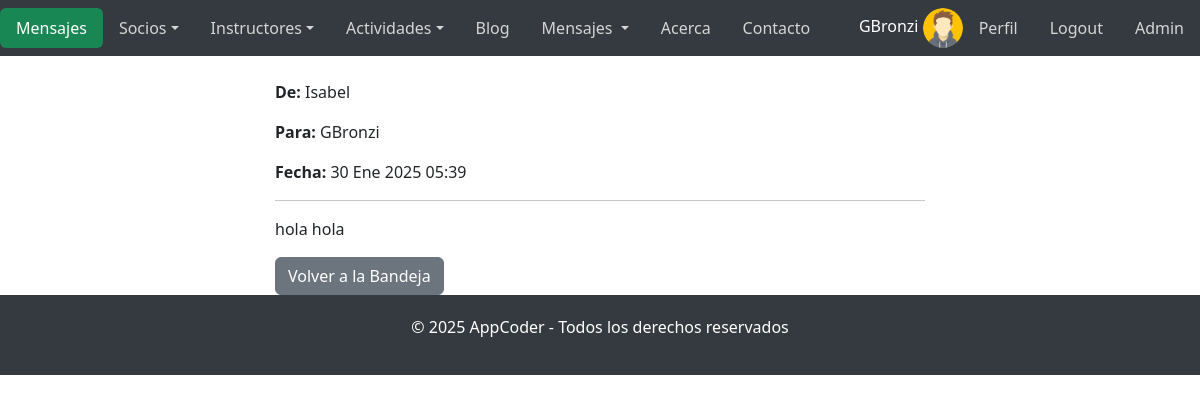
/messages/message/4/ (signed in), run on the app's committed database.
### AppAccounts/models.py (models this page shows, shortened)
class Profile(models.Model):
    user = models.OneToOneField(User, on_delete=models.CASCADE)
    avatar = models.ImageField(upload_to='avatars/', null=True, blank=True, default='avatars/avataruser.png')
    bio = RichTextField(blank=True, null=True)
    birthday = models.DateField(blank=True, null=True)
    address = models.CharField(max_length=255, blank=True, null=True)
    phone = models.CharField(max_length=20, blank=True, null=True)

### AppMessages/models.py (models this page shows, shortened)
class Message(models.Model):
    sender = models.ForeignKey(User, related_name='sent_messages', on_delete=models.CASCADE) # Remitente del mensaje (Usuario que envía)
    receiver = models.ForeignKey(User, related_name='received_messages', on_delete=models.CASCADE) # Destinatario del mensaje (Usuario que recibe)
    content = models.TextField() # Contenido del mensaje
    timestamp = models.DateTimeField(auto_now_add=True) # Fecha y hora de envío (se asigna automáticamente al crear el mensaje)
    is_read = models.BooleanField(default=False) # Estado de lectura del mensaje (False por defecto)
    class Meta:
        ordering = ['-timestamp']  # Ordenar los mensajes más recientes primero

### AppMessages/views.py (the view)
# urls.py: path('message/<int:message_id>/', MessageDetailView, name='message_detail'),
@login_required
def MessageDetailView(request, message_id):
    message = get_object_or_404(Message, id=message_id)
    if not message.is_read and message.receiver == request.user:
        message.is_read = True
        message.save()
    return render(request, 'AppMessages/message_detail.html', {'message': message})

### AppMessages/templates/AppMessages/message_detail.html (shortened to what this page needs)
{% extends 'base.html' %}
{% load static %}
{% block cuerpo %}
<div class="container mt-4">
    <p><strong>De:</strong> {{ message.sender.username }}</p>
    <p><strong>Para:</strong> {{ message.receiver.username }}</p>
    <p><strong>Fecha:</strong> {{ message.timestamp|date:"d M Y H:i" }}</p>
    <hr>
    <p>{{ message.content }}</p>
    <a href="{% url 'AppMessages:inbox' %}" class="btn btn-secondary">Volver a la Bandeja</a>
</div>
{% endblock %}

### templates/base.html (shortened to what this page needs)
<!DOCTYPE html>
<html lang="es">
<head>
    <link href="https://cdn.jsdelivr.net/npm/bootstrap@5.3.0-alpha3/dist/css/bootstrap.min.css" rel="stylesheet">
    {% load static %}
    <link rel="stylesheet" href="{% static 'css/styles.css' %}">
</head>
<body>
    <nav class="navbar navbar-expand-lg navbar-dark" style="background-color: #343a40;">
        <div id="navbarNav">
            <ul class="nav nav-pills">
                <li class="nav-item">
                    <a class="nav-link active bg-success {% if request.resolver_match.url_name == 'index' %}{% endif %}" aria-current="page" href="{% url 'index' %}">
                        {% if request.resolver_match.url_name in 'index,acerca,contacto' %}
                        AppCoder
                        {% elif request.resolver_match.url_name in 'lista_socios,cargar_socio' %}
                        Socios
                        {% elif request.resolver_match.url_name in 'lista_instructores,cargar_instructor' %}
                        Instructores
                        {% elif request.resolver_match.url_name in 'cargar_actividad,lista_actividades' %}
                        Actividad
                        {% elif request.resolver_match.url_name in 'list,create,detail,update,delete' %}
                        Blog
                        {% elif request.resolver_match.url_name in 'inbox,message_detail,send_message' %}
                        Mensajes
                        {% elif request.resolver_match.url_name in 'login,edit_profile,change_password,profile,signup,register' %}
                        Usuario
                        {% else %}
                        App{{ request.resolver_match.url_name|capfirst }}
                        {% endif %}
                    </a>
                </li>
                <li class="nav-item dropdown">
                    <a class="nav-link dropdown-toggle" data-bs-toggle="dropdown" href="#" role="button" aria-expanded="false" style="color: #d6d6d6;">Socios</a>
                </li>
                <li class="nav-item dropdown">
                    <a class="nav-link dropdown-toggle" data-bs-toggle="dropdown" href="#" role="button" aria-expanded="false" style="color: #d6d6d6;">Instructores</a>
                </li>
                <li class="nav-item dropdown">
                    <a class="nav-link dropdown-toggle" data-bs-toggle="dropdown" href="#" role="button" aria-expanded="false" style="color: #d6d6d6;">Actividades</a>
                </li>
                <li class="nav-item">
                    <a class="nav-link" href="{% url 'AppBlog:list' %}" style="color: #d6d6d6;">Blog</a>
                </li>
                <li class="nav-item dropdown">
                    <a class="nav-link dropdown-toggle" data-bs-toggle="dropdown" href="#" role="button" aria-expanded="false" style="color: #d6d6d6;">
                    Mensajes {% if unread_count > 0 %}<span class="badge">{{ unread_count }}</span>{% endif %}
                    </a>
                </li>
                <li class="nav-item">
                    <a class="nav-link" href="{% url 'acerca' %}" style="color: #d6d6d6;">Acerca</a>
                </li>
                <li class="nav-item">
                    <a class="nav-link" href="{% url 'contacto' %}" style="color: #d6d6d6;">Contacto</a>
                </li>
            </ul>
        </div>
        <div class="ms-auto">
            <ul class="nav nav-pills">
                <li class="nav-item">
                    {% if user.is_authenticated %}
                    <span class="text-white">{{ user.username }}</span>
                    <img class="img-login" src="{{ user.profile.avatar.url|default:'/media/avatars/avataruser.png' }}" alt="Avatar">
                    <li><a class="nav-link" href="{% url 'AppAccounts:profile' %}" style="color: #d6d6d6;">Perfil</a></li>
                    <li><a class="nav-link" href="{% url 'AppAccounts:logout' %}" style="color: #d6d6d6;">Logout</a></li>
                    {% if user.is_staff %}
                    <li><a class="nav-link" href='/superadmin/' style="color: #d6d6d6;">Admin</a></li>
                    {% endif %}
                {% else %}
                    <li><a class="nav-link" href="{% url 'AppAccounts:login' %}" style="color: #d6d6d6;">Login</a></li>
                    <li><a class="nav-link" href="{% url 'AppAccounts:register' %}" style="color: #d6d6d6;">Signup</a></li>
                {% endif %}
                </li>
            </ul>
        </div>
    </nav>
    {% block cuerpo %}{% endblock %}
    <footer class="footer">
        <p>&copy; 2025 AppCoder - Todos los derechos reservados</p>
    </footer>
</body>
</html>

### static/css/styles.css (style rules this page uses)
:root, [data-bs-theme=light] { --bs-blue: #0d6efd; --bs-indigo: #6610f2; --bs-purple: #6f42c1; --bs-pink: #d63384; --bs-red: #dc3545; --bs-orange: #fd7e14; --bs-yellow: #ffc107; --bs-green: #198754; --bs-teal: #20c997; --bs-cyan: #0dcaf0; --bs-black: #000; --bs-white: #fff; --bs-gray: #6c757d; --bs-gray-dark: #343a40; --bs-gray-100: #f8f9fa; --bs-gray-200: #e9ecef; --bs-gray-300: #dee2e6; --bs-gray-400: #ced4da; --bs-gray-500: #adb5bd; --bs-gray-600: #6c757d; --bs-gray-700: #495057; --bs-gray-800: #343a40; --bs-gray-900: #212529; --bs-primary: #0d6efd; --bs-secondary: #6c757d; --bs-success: #198754; --bs-info: #0dcaf0; --bs-warning: #ffc107; --bs-danger: #dc3545; --bs-light: #f8f9fa; --bs-dark: #212529; --bs-primary-rgb: 13, 110, 253; --bs-secondary-rgb: 108, 117, 125; --bs-success-rgb: 25, 135, 84; --bs-info-rgb: 13, 202, 240; --bs-warning-rgb: 255, 193, 7; --bs-danger-rgb: 220, 53, 69; --bs-light-rgb: 248, 249, 250; --bs-dark-rgb: 33, 37, 41; --bs-primary-text-emphasis: #052c65; --bs-secondary-text-emphasis: #2b2f32; --bs-success-text-emphasis: #0a3622; --bs-info-text-emphasis: #055160; --bs-warning-text-emphasis: #664d03; --bs-danger-text-emphasis: #58151c; --bs-light-text-emphasis: #495057; --bs-dark-text-emphasis: #495057; --bs-primary-bg-subtle: #cfe2ff; --bs-secondary-bg-subtle: #e2e3e5; --bs-success-bg-subtle: #d1e7dd; --bs-info-bg-subtle: #cff4fc; --bs-warning-bg-subtle: #fff3cd; --bs-danger-bg-subtle: #f8d7da; --bs-light-bg-subtle: #fcfcfd; --bs-dark-bg-subtle: #ced4da; --bs-primary-border-subtle: #9ec5fe; --bs-secondary-border-subtle: #c4c8cb; --bs-success-border-subtle: #a3cfbb; --bs-info-border-subtle: #9eeaf9; --bs-warning-border-subtle: #ffe69c; --bs-danger-border-subtle: #f1aeb5; --bs-light-border-subtle: #e9ecef; --bs-dark-border-subtle: #adb5bd; --bs-white-rgb: 255, 255, 255; --bs-black-rgb: 0, 0, 0; --bs-font-sans-serif: system-ui, -apple-system, "Segoe UI", Roboto, "Helvetica Neue", "Noto Sans", "Liberation Sans", Arial, sans-serif, "Apple Color Emoji", "Segoe UI Emoji", "Segoe UI Symbol", "Noto Color Emoji"; --bs-font-monospace: SFMono-Regular, Menlo, Monaco, Consolas, "Liberation Mono", "Courier New", monospace; --bs-gradient: linear-gradient(180deg, rgba(255, 255, 255, 0.15), rgba(255, 255, 255, 0)); --bs-body-font-family: var(--bs-font-sans-serif); --bs-body-font-size: 1rem; --bs-body-font-weight: 400; --bs-body-line-height: 1.5; --bs-body-color: #212529; --bs-body-color-rgb: 33, 37, 41; --bs-body-bg: #fff; --bs-body-bg-rgb: 255, 255, 255; --bs-emphasis-color: #000; --bs-emphasis-color-rgb: 0, 0, 0; --bs-secondary-color: rgba(33, 37, 41, 0.75); --bs-secondary-color-rgb: 33, 37, 41; --bs-secondary-bg: #e9ecef; --bs-secondary-bg-rgb: 233, 236, 239; --bs-tertiary-color: rgba(33, 37, 41, 0.5); --bs-tertiary-color-rgb: 33, 37, 41; --bs-tertiary-bg: #f8f9fa; --bs-tertiary-bg-rgb: 248, 249, 250; --bs-heading-color: inherit; --bs-link-color: #0d6efd; --bs-link-color-rgb: 13, 110, 253; --bs-link-decoration: underline; --bs-link-hover-color: #0a58ca; --bs-link-hover-color-rgb: 10, 88, 202; --bs-code-color: #d63384; --bs-highlight-color: #212529; --bs-highlight-bg: #fff3cd; --bs-border-width: 1px; --bs-border-style: solid; --bs-border-color: #dee2e6; --bs-border-color-translucent: rgba(0, 0, 0, 0.175); --bs-border-radius: 0.375rem; --bs-border-radius-sm: 0.25rem; --bs-border-radius-lg: 0.5rem; --bs-border-radius-xl: 1rem; --bs-border-radius-xxl: 2rem; --bs-border-radius-2xl: var(--bs-border-radius-xxl); --bs-border-radius-pill: 50rem; --bs-box-shadow: 0 0.5rem 1rem rgba(0, 0, 0, 0.15); --bs-box-shadow-sm: 0 0.125rem 0.25rem rgba(0, 0, 0, 0.075); --bs-box-shadow-lg: 0 1rem 3rem rgba(0, 0, 0, 0.175); --bs-box-shadow-inset: inset 0 1px 2px rgba(0, 0, 0, 0.075); --bs-focus-ring-width: 0.25rem; --bs-focus-ring-opacity: 0.25; --bs-focus-ring-color: rgba(13, 110, 253, 0.25); --bs-form-valid-color: #198754; --bs-form-valid-border-color: #198754; --bs-form-invalid-color: #dc3545; --bs-form-invalid-border-color: #dc3545; }
.footer { background-color: #343a40; color: white; padding: 20px; text-align: center; }
.container { max-width: 650px; }
.container, .container-fluid, .container-lg, .container-md, .container-sm, .container-xl, .container-xxl { --bs-gutter-x: 1.5rem; --bs-gutter-y: 0; width: 100%; padding-right: calc(var(--bs-gutter-x)* .0); padding-left: calc(var(--bs-gutter-x)* .0); }
.img-login { width: 40px; height: 40px; border-radius: 50%; object-fit: cover; border: none; }

### data on the page
Message: sender.username "Isabel", receiver.username "GBronzi", timestamp "30 Ene 2025 05:39", content "hola hola"

### other printed values
{{ user.username }} "GBronzi"
